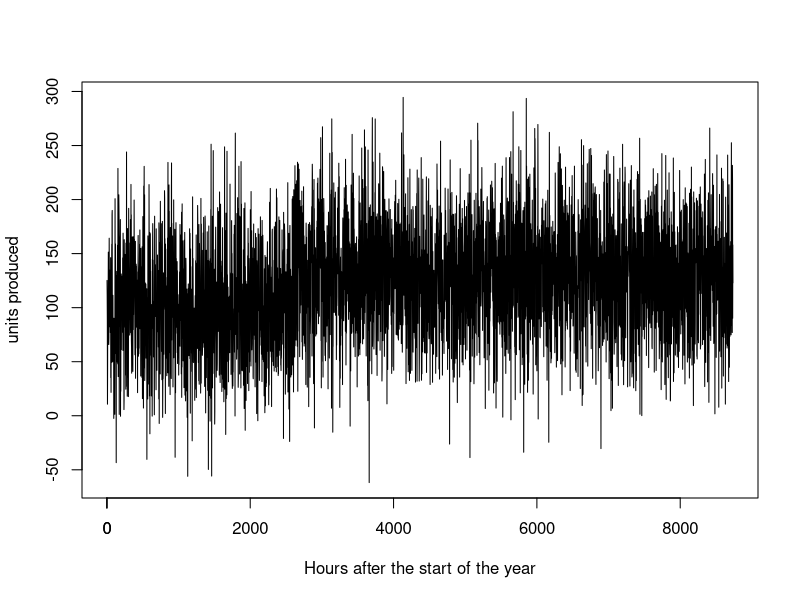

The R script that drew this image: (Note: this script raises an error after producing the figure.)
## Dice roll example

D1.distribution <- rep(1/6, 6)
D1 <- sample(1:6, 200, replace = TRUE ,prob = D1.distribution)

D2.distribution <- c(0.1, 0.1, 0.1, 0.1, 0.3, 0.3)
D2 <- sample(1:6, 200, replace = TRUE ,prob = D2.distribution)

dicerolls <- c(D1, D2)

signal <- rep(c(100,130), c(1300,3068)) + rnorm(4368, sd = 50)
plot(signal, type = 'l', xlab = "Hours after the start of the year", ylab = "units produced", xaxp = c(0,0,1))
axis(side = 1, at = c(0, 1000, 2000, 3000, 4000), labels = c(0, 2000, 4000, 6000, 8000))

s <- Binary.Segmentation(signal)
lines(s$est.signal, col = "red")

print(s[c(2,3)])
